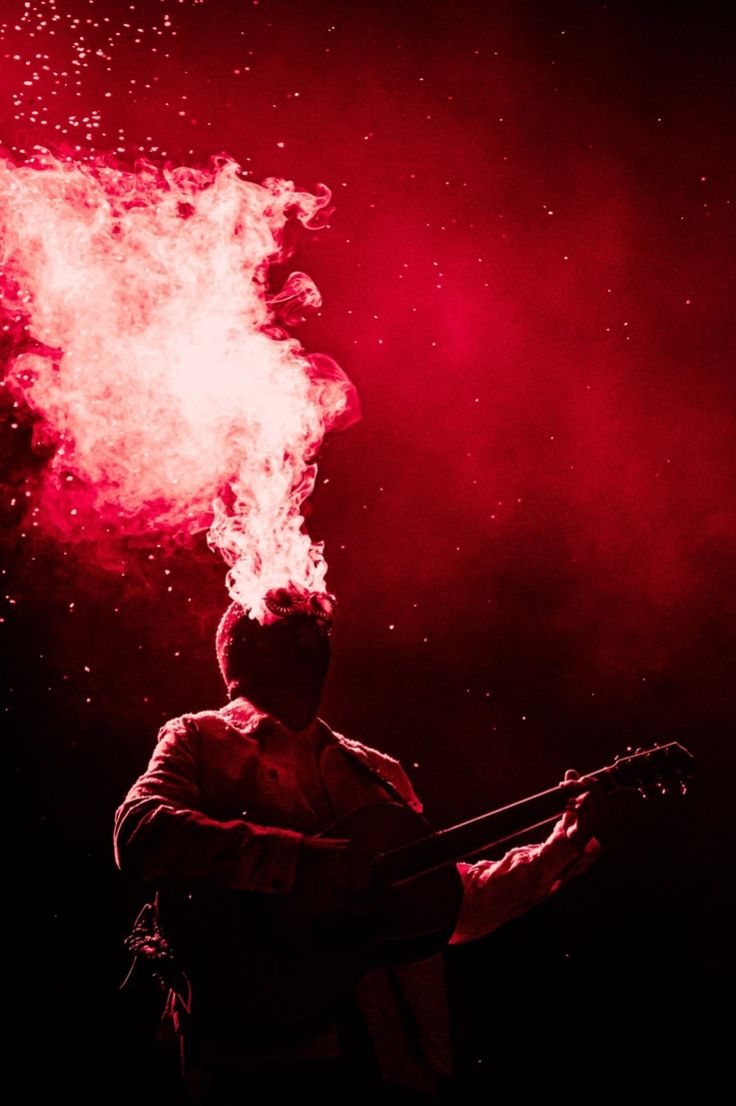
#> input picture lab4/images/image_2.jpg, 736 x 1106 px; its folder holds 3 pictures in this run
$ python script.py
#> lines starting #> are read from the running program, lines starting #| are printed output that depends on the picture
import numpy as np
import cv2
from scipy.fftpack import dct, idct
import os


def resize_to_multiple_of_8(img_path, output_path):
    """Resize image to dimensions divisible by 8."""
    image = cv2.imread(img_path, cv2.IMREAD_GRAYSCALE)
    if image is None:
        raise ValueError(f"Failed to load {img_path}")

    height, width = image.shape
    new_height = ((height + 7) // 8) * 8
    new_width = ((width + 7) // 8) * 8

    resized_img = cv2.resize(image, (new_width, new_height), interpolation=cv2.INTER_AREA)
    cv2.imwrite(output_path, resized_img)
    print(f"Resized image to {new_width}x{new_height} and saved to {output_path}")
    return output_path


def convert_jpg_to_png(jpg_path, png_path):
    """Convert a JPG image to PNG format."""
    if not os.path.exists(jpg_path):
        raise FileNotFoundError(f"Input image {jpg_path} does not exist.")
    image = cv2.imread(jpg_path, cv2.IMREAD_GRAYSCALE)
    if image is None:
        raise ValueError(f"Failed to load image {jpg_path}.")
    cv2.imwrite(png_path, image)
    return png_path


def text_to_bits(text):
    """Convert a text string to a binary string."""
    return ''.join(format(ord(c), '08b') for c in text)


def embed_koch_zhao(img_path, bits, output_path, P=100):
    """Embed a binary string into an image using the Koch-Zhao algorithm."""
    if not os.path.exists(img_path):
        raise FileNotFoundError(f"Input image {img_path} does not exist.")

    image = cv2.imread(img_path, cv2.IMREAD_GRAYSCALE)
    if image is None:
        raise ValueError(f"Failed to load image {img_path}.")

    height, width = image.shape
    if height % 8 != 0 or width % 8 != 0:
        raise ValueError(f"Image dimensions {width}x{height} must be divisible by 8.")

    if not all(bit in '01' for bit in bits):
        raise ValueError("Message must be a binary string (0s and 1s).")
    if len(bits) > (height * width // 64):
        raise ValueError("Message is too long for the image capacity.")

    stego = np.copy(image).astype(np.float32)

    def embed_bit(_dct_block, bit, u1, v1, u2, v2):
        c1, c2 = _dct_block[u1, v1], _dct_block[u2, v2]
        if bit == '0':
            _dct_block[u1, v1] = c1 + P / 2
            _dct_block[u2, v2] = c2 - P / 2
        else:
            _dct_block[u1, v1] = c1 - P / 2
            _dct_block[u2, v2] = c2 + P / 2
        return _dct_block

    bit_idx = 0
    for i in range(0, height, 8):
        for j in range(0, width, 8):
            if bit_idx >= len(bits):
                break
            block = stego[i:i + 8, j:j + 8]
            if block.shape != (8, 8):
                continue
            dct_block = dct(dct(block.T, norm='ortho').T, norm='ortho')
            dct_block = embed_bit(dct_block, bits[bit_idx], 2, 3, 3, 2)
            idct_block = idct(idct(dct_block.T, norm='ortho').T, norm='ortho')
            stego[i:i + 8, j:j + 8] = np.clip(idct_block, 0, 255)
            bit_idx += 1

    cv2.imwrite(output_path, stego.astype(np.uint8))
    print(f"Stego image saved to {output_path}")


def extract_koch_zhao(stego_path, bit_length, P=100):
    """Extract a binary string from a stego image using the Koch-Zhao algorithm."""
    if not os.path.exists(stego_path):
        raise FileNotFoundError(f"Stego image {stego_path} does not exist.")

    image = cv2.imread(stego_path, cv2.IMREAD_GRAYSCALE)
    if image is None:
        raise ValueError(f"Failed to load stego image {stego_path}.")

    h, w = image.shape
    if bit_length > (h * w // 64):
        raise ValueError("Requested bit length exceeds image capacity.")

    bits = ''
    bit_count = 0
    for i in range(0, h, 8):
        for j in range(0, w, 8):
            if bit_count >= bit_length:
                break
            block = image[i:i + 8, j:j + 8].astype(np.float32)
            if block.shape != (8, 8):
                continue
            dct_block = dct(dct(block.T, norm='ortho').T, norm='ortho')
            c1, c2 = dct_block[2, 3], dct_block[3, 2]
            bit = '0' if c1 > c2 else '1'
            bits += bit
            bit_count += 1

    return bits


try:
    os.makedirs("images", exist_ok=True)

    image_alias = 'image_2'

    source_jpg = f"images/{image_alias}.jpg"
    resized_jpg = f"images/{image_alias}_resized.jpg"
    converted_png = f"images/{image_alias}_converted.png"
    output_stego = f"images/{image_alias}_stego_koch.png"

    img = cv2.imread(source_jpg, cv2.IMREAD_GRAYSCALE)
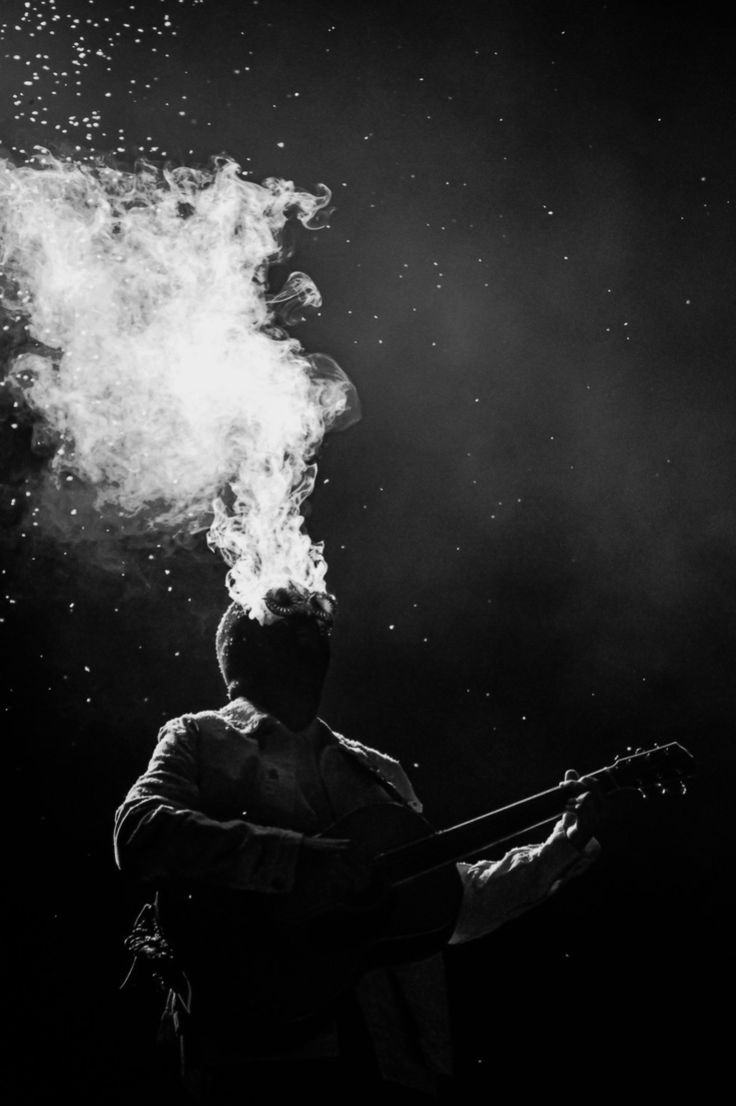
#> img: shape (1106, 736); min 0, max 246, mean 46.2
    if img is None:
        raise ValueError(f"Failed to load {source_jpg}")
    h, w = img.shape
#> h = 1106; w = 736
    if h % 8 != 0 or w % 8 != 0:
        source_jpg = resize_to_multiple_of_8(source_jpg, resized_jpg)
#| Resized image to 736x1112 and saved to images/image_2_resized.jpg

    convert_jpg_to_png(source_jpg, converted_png)
    print(f"Converted {source_jpg} to {converted_png}")

    message_text = "lishchuk"
    message_bits = text_to_bits(message_text)
    print(f"Input text: {message_text}")
    print(f"Message bits: {message_bits}")

    embed_koch_zhao(converted_png, message_bits, output_stego)
#> after the loop in embed_koch_zhao, `for i in range(0, height, 8):`: stego: shape (1112, 736) float32; min 0, max 244, mean 46.2
#> after the loop in embed_koch_zhao, `for i in range(0, height, 8):`: bit_idx = 64

    extracted_bits = extract_koch_zhao(output_stego, bit_length=len(message_bits))
    print("Embedded bits:", message_bits)
    print("Extracted bits:", extracted_bits)
#| Extracted bits: 0110110001101001011100110110100001100011011010000111010101101011

    chars = [chr(int(extracted_bits[i:i+8], 2)) for i in range(0, len(extracted_bits), 8)]
#> chars = ['l', 'i', 's', 'h', 'c', 'h', 'u', 'k']
    print("Extracted message as text:", ''.join(chars))
#| Extracted message as text: lishchuk

except Exception as e:
    print(f"Error: {str(e)}")
